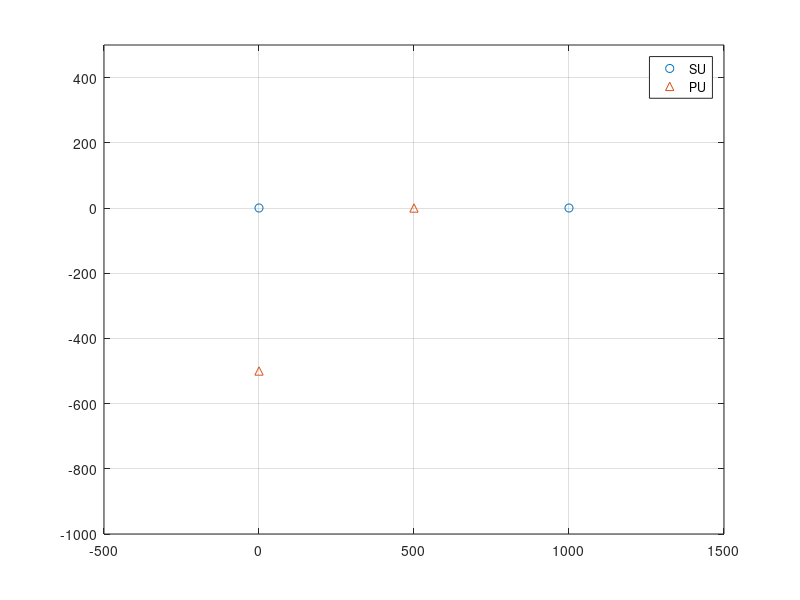
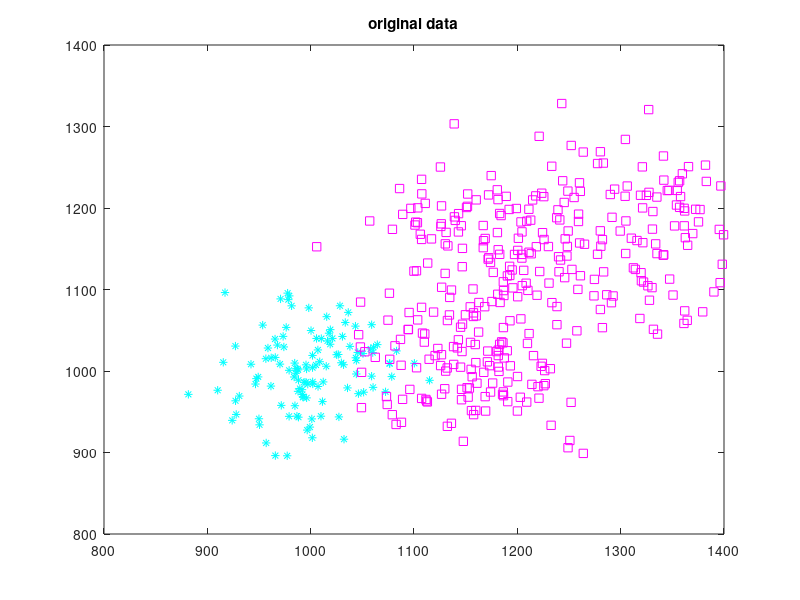

Here is the MATLAB script that generated these plots, in order: (Note: this script raises an error after producing the figures.)
clc;clear all;close all
T=100e-6;
w=5e6;
P=200;
a=-4;
samples=T.*w;
etha=10.^(-17.4);
Cn_x=[0 1].*1000;
Cn_y=[0 0].*1000;
plot(Cn_x,Cn_y,'o');axis([-500 1500 -1000 500]);
Cm_x=[0.5 0].*1000;
Cm_y=[0 -0.5].*1000;
hold on;plot(Cm_x,Cm_y,'^'),grid on;legend('SU','PU')
m=2;n=2;
for i=1:m
    for j=1:n
        g(i,j)=sqrt(((Cm_x(i)-Cn_x(j)).^2)+((Cm_y(i)-Cn_y(j)).^2));
    end
end
d=g.^a;
prod=(2.*T.*P.*10.^-3)./etha;
mean0=(ones(2,1).*2.*samples)';
mean1=(2.*samples)+(d(1,:).*prod);
mean2=(2.*samples)+(d(2,:).*prod);
mean3=(2.*samples)+((d(1,:)+d(2,:)).*prod);
sigma0=diag(ones(2,1).*4.*samples);
sigma1=diag((4.*samples)+(4.*(d(1,:).*prod)));
sigma2=diag((4.*samples)+(4.*(d(2,:).*prod)));
sigma3=diag((4.*samples)+(4.*((d(1,:)+d(2,:)).*prod)));
r0=mvnrnd(mean0,sigma0,120);
r1=mvnrnd(mean1,sigma1,120);
r2=mvnrnd(mean2,sigma2,120);
r3=mvnrnd(mean3,sigma3,120);
r=[r0;r1; r2 ;r3];
label=[ones(120,1);ones(360,1).*2];
c1=r(label==1,:);
c2=r(label==2,:);figure;
plot(c1(:,1),c1(:,2),'c*'),hold on
plot(c2(:,1),c2(:,2),'ms');title('original data');axis([800 1400 800 1400])
moo_g1=mean0;sigma_g1=sigma0;v1=0.25;v2=1-v1;
moo_g2=[1250,1250];sigma_g2=[3000,0;0,3000];
for t=1:size(r,1)
    phi1(t)=(1./(((2.*pi).^(n/2)).*sqrt(det(sigma_g1)))).*exp(-0.5*(r(t,:)-moo_g1)*((sigma_g1)^(-1))...
        *(r(t,:)-moo_g1)');
end
for iteration=1:100
    for t=1:size(r,1)
        phi2(t)=(1./(((2.*pi).^(n/2)).*sqrt(det(sigma_g2)))).*exp(-0.5*(r(t,:)-moo_g2)*((sigma_g2)^(-1))...
            *(r(t,:)-moo_g2)');
    end
    %%%%%%%%E Step%%%%%%%%%
    landa1=(v1.*phi1)./((v1.*phi1)+(v2.*phi2));
    landa2=(v2.*phi2)./((v1.*phi1)+(v2.*phi2));
    %%%%%%%M Step%%%%%%%%%%
    moo_g2=newmoo(r,landa2);
    sigma_g2=newsigma(landa2,r,moo_g2);
    v1=newv(r,landa1);
    v2=newv(r,landa2);
end
ggg = gmdistribution([moo_g1;moo_g2], cat(3,sigma_g1,sigma_g2), [v2;v1]);
figure;
for x=1:size(r,1)
    pos(x,:)=posterior(ggg,r(x,:));
end
for y=1:size(pos,1)
    if pos(y,1)>pos(y,2)
        ll(y)=1;
    else
        ll(y)=2;
    end
end
c1=r(ll==1,:);
c2=r(ll==2,:);
plot(c1(:,1),c1(:,2),'c*'),hold on
plot(c2(:,1),c2(:,2),'ms');axis([800 1400 800 1400]);title('clustered data');
conmat=confusionmat(label,ll)
error=((conmat(1,2)+conmat(2,1))./sum(sum(conmat))).*100 %%%%IN PERCENT